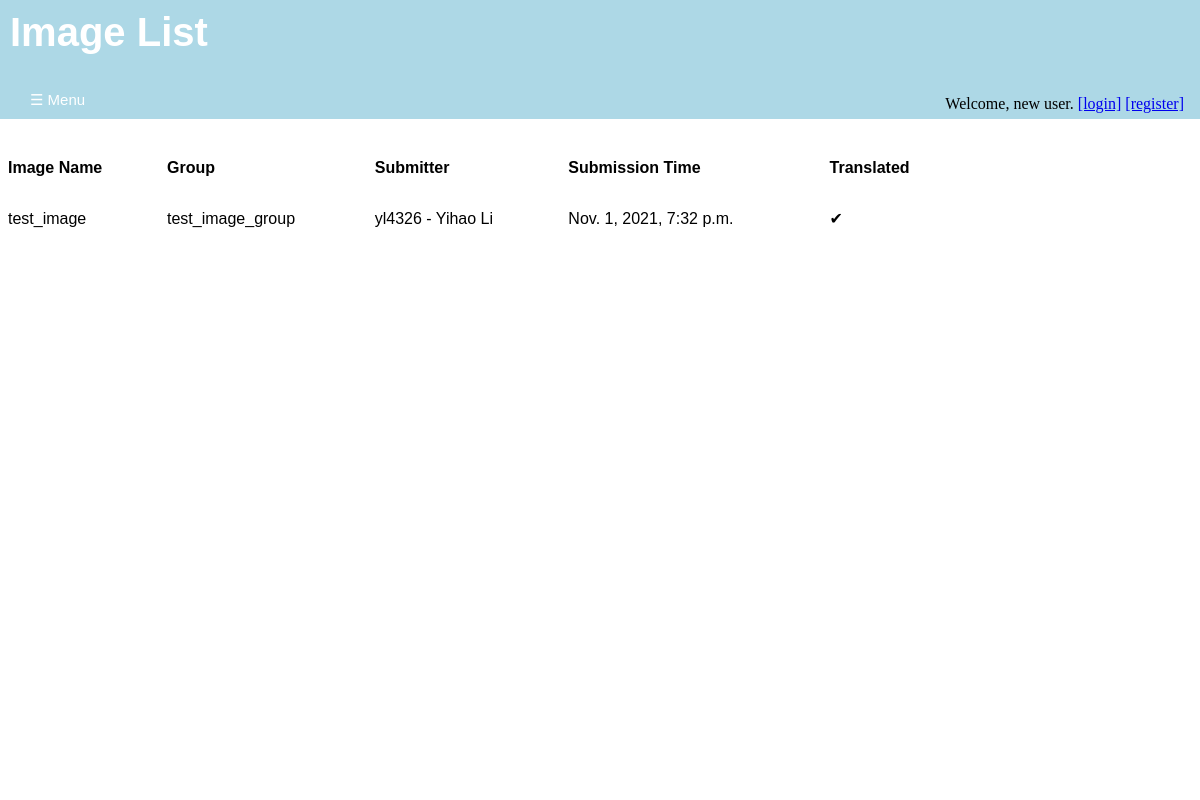
Before: /annotations/image_list/ with the older database file.
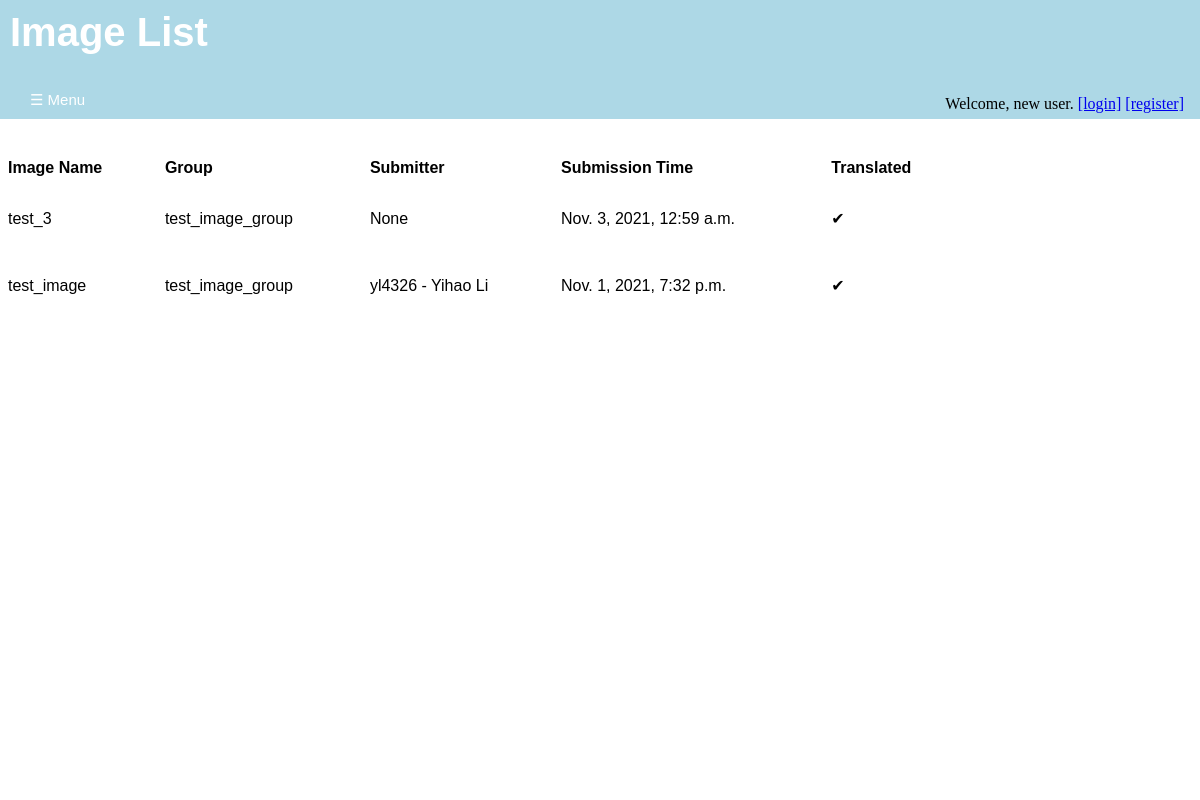
After: the same page with the newer database file.
### annotations/models.py (models this page shows, shortened)
class Image(models.Model):
    image_name = models.CharField(max_length = 200, unique=True)
    submission_date = models.DateTimeField('date of submission')
    image_upload = models.FileField(upload_to = svs_rename)
    translated = models.BooleanField(default= 'False')
    svs_path = models.FilePathField(path = "/home/alexliyihao/svss", match = ".*\.svs")
    dzi_path = models.FilePathField(path = "/home/alexliyihao/dzis", match = ".*\.dzi")
    height = models.PositiveIntegerField()
    width = models.PositiveIntegerField()
    image_description = models.TextField()
    completely_annotated = models.BooleanField(default = 'False')
    group = models.ForeignKey(ImageGroup, on_delete=models.SET_NULL, blank = True, null = True)
    submit_user = models.ForeignKey(User, on_delete=models.PROTECT, blank = True, null = True)

class ImageGroup(models.Model):
    group_name = models.CharField(max_length = 200, unique=True)
    group_description = models.TextField()
    def __str__(self):
      return self.group_name

class User(auth_user):
    UNI = models.CharField(max_length = 8, unique=True)
    register_date = models.DateTimeField('date of registration', blank = True)
    organizations = models.ForeignKey('Organization', on_delete=models.PROTECT,null = True, blank = True)
    def __str__(self):
      return f"{self.UNI} - {self.first_name} {self.last_name}"

### annotations/views.py (the view)
# urls.py: path('image_list/', views.ImageListView.as_view(), name='image-list'),
class ImageListView(generic.ListView):
    template_name = 'annotations/image_list.html'
    context_object_name = 'image_list'
    def get_queryset(self):
        return Image.objects.order_by('-submission_date')

### annotations/templates/annotations/image_list.html (shortened to what this page needs)
<!DOCTYPE html>
<html lang="en" dir="ltr">
  <head>
    {% load static %}
    <link rel="stylesheet" type="text/css" href="{% static 'annotations/style.css' %}">
  </head>
  <body>
  {% if image_list %}
    <div id='title' class='title'>
      <h1>Image List</h1>
      <div id='login-widget' class='login-widget'>
      {% if user.is_authenticated %}
         <p>Welcome, {{ user.get_username }}.</p>
         <a href="{% url 'annotations:logout' %}">[logout]</a>
      {% else %}
        <p>Welcome, new user.</p>
        <a href="{% url 'annotations:login' %}" >[login]</a>
        <a href="{% url 'annotations:registration' %}" >[register]</a>
      {% endif %}
      </div>
      <button class="openbotton" onclick="openNav()">&#9776; Menu</button>
    </div>
    <div id='body' class='body'>
      <table>
        <tr>
          <th>Image Name</th>
          <th>Group</th>
          <th>Submitter</th>
          <th>Submission Time</th>
          <th>Translated</th>
        </tr>
        {% for image in image_list %}
          <tr>
            <td>
            {% if image.translated %}
               <a href="{% url 'annotations:image-views' image.id %}">{{ image.image_name }}
               </a>
            {% else %}
               <a>{{image.image_name}}</a>
            {% endif %}
            <td><a> {{ image.group }} </a></td>
            <td><a> {{ image.submit_user }}</a></td>
            <td><a> {{ image.submission_date }}</a></td>
            <td><p> {{ image.translated|yesno:"✔,✘" }} </p></td>
           </tr>
        {% endfor %}
      </table>
    </div>
  {% else %}
    <div id='title' class = "title">
      <h1>No images are available.</h1>
    </div>
  {% endif %}
  </body>
</html>

### annotations/static/annotations/style.css (style rules this page uses)
div#login-widget.login-widget { position: absolute; right: 1em; bottom: 0px; width: auto; height: 1.5em; }
.login-widget a { display: inline-block; }
.login-widget p { display: inline-block; margin-block-start: 0em; margin-block-end: 0em; }
div#title.title { background-color: lightblue; align-items: center; position:fixed; top:0px; left:0px; height:calc(10% + 39px); width: 100%; transition: margin-left .8s; transition: width .8s; display: flex; flex: 1 1 auto; justify-content: flex-start; }
.title h1 { position: absolute; font-size: 2.5em; z-index: 1; top: 0em; margin-block-start: 0em; margin-block-end: 0em; padding-top: 0.25em; padding-left: 0.25em; }
.openbotton { position: absolute; bottom: 0; z-index: 1; font-size: 15px; cursor: pointer; background-color: lightblue; color: white; float: left; padding: 10px 2em; border: none; }
div#body.body { position:absolute; left:0px; top: calc(10% + 39px); height: 85%; width: 100%; background-color: white; transition: margin-left .8s; transition: width .8s; display: flex; flex: 1 1 auto; flex-direction:column; justify-content: flex-start; }
h1 { display: table-cell; color: white; text-align: left; font-size: 2em; font-family: Arial, Helvetica, sans-serif; }
table { top: 10%; margin-top: 2em; width: 80%; padding: 0; border-collapse: collapse; font-family: Arial, Helvetica, sans-serif; table-layout:auto; }
td, th { text-align: left; padding: 0.5em; text-decoration: none; }
.body a { text-decoration: none; }
.body a:link { color:black; }

Changed rows visible on the page:
added Image: image_name "test_3", group "test_image_group", submit_user "None", submission_date "Nov. 3, 2021, 12:59 a.m.", translated "✔"
